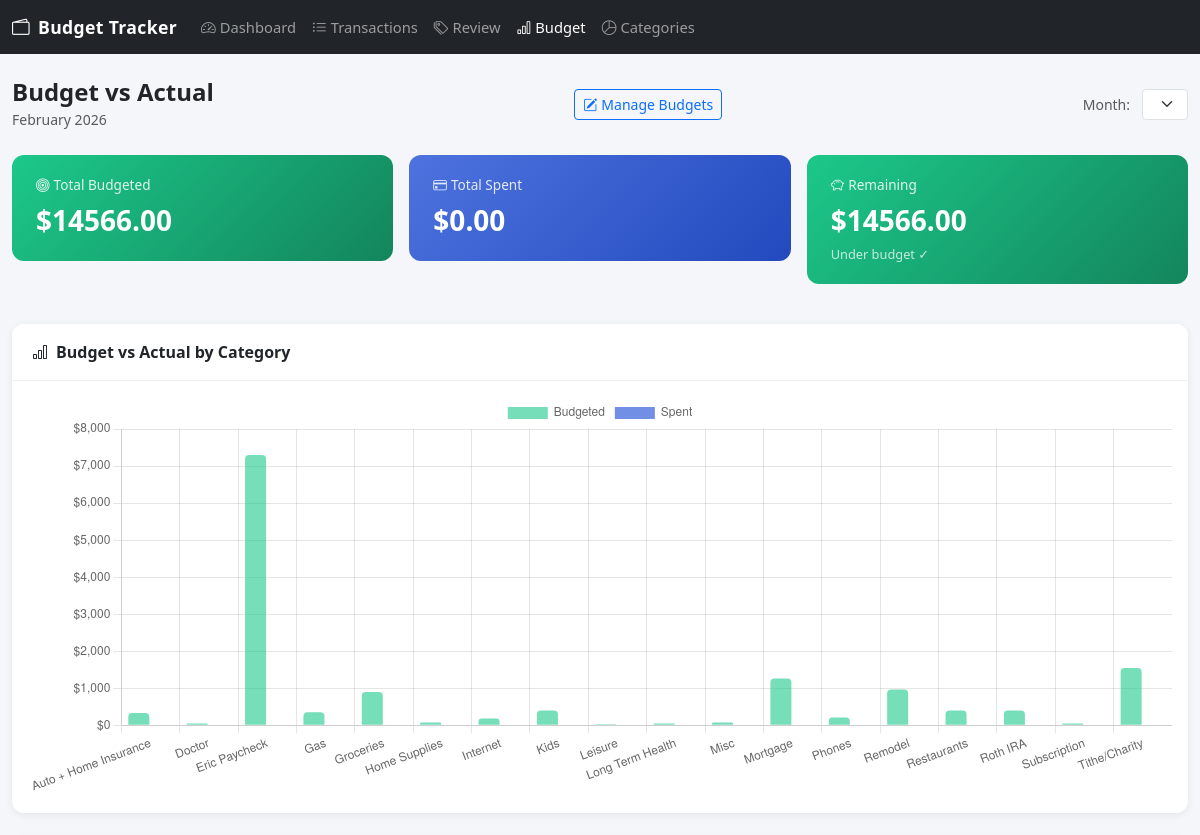
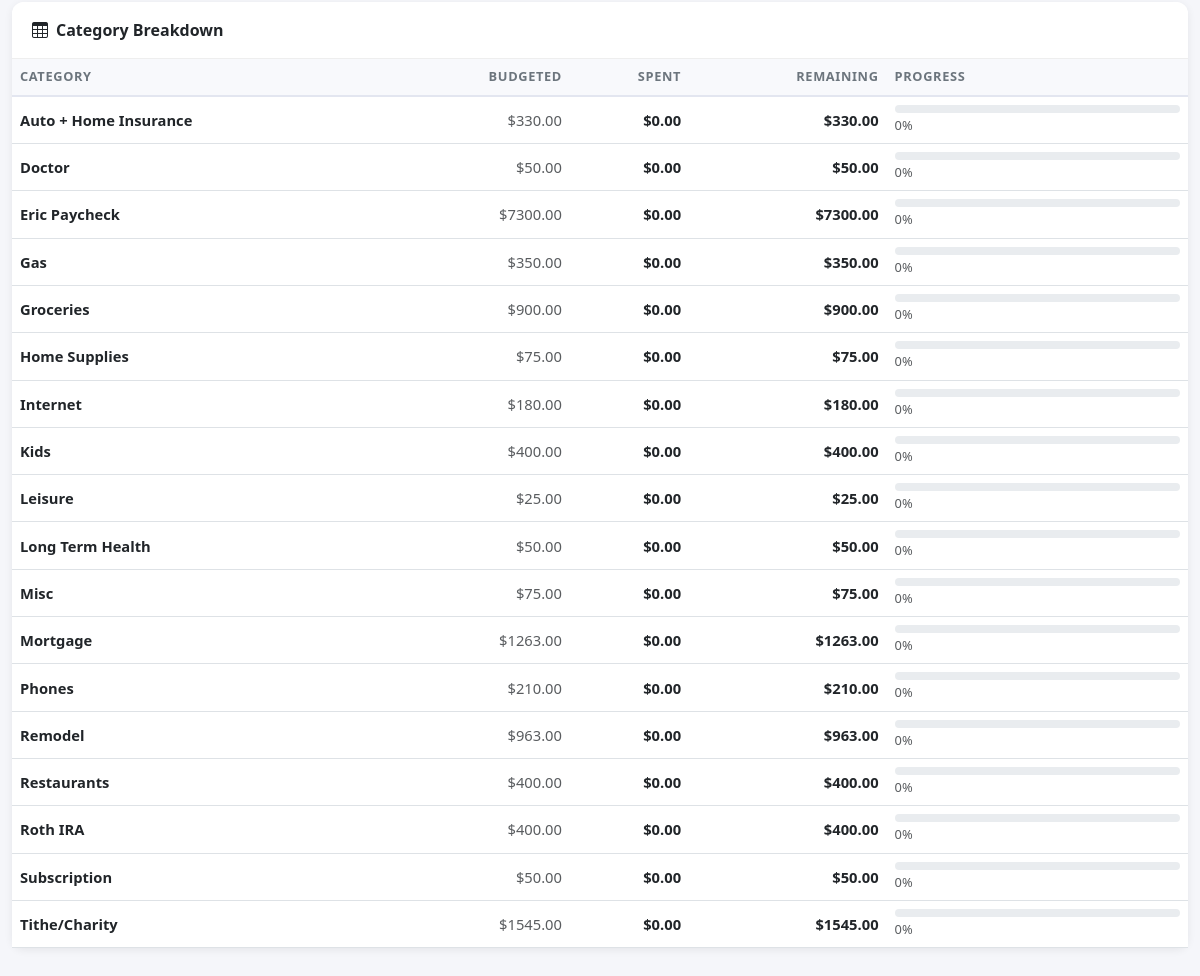
Page /budget on the committed database (2 pictures, top to bottom).
### src/models.py (models this page shows)
class Category(Base):
    __tablename__ = "categories"
    id = Column(Integer, primary_key=True)
    name = Column(String, nullable=False)
    monthly_budget = Column(Float, default=0.0)
    transactions = relationship("Transaction", back_populates="category")

### src/main.py (the view)
@app.get("/budget", response_class=HTMLResponse)
def budget_page(request: Request, db: Session = Depends(get_db), month: Optional[str] = None):
    available_months = get_available_months(db)
    selected_month = month or get_current_month_str()
    year, mo = parse_month(selected_month)
    spending = get_monthly_spending(db, year, mo)
    all_categories = db.query(Category)\
        .filter(Category.monthly_budget > 0)\
        .order_by(Category.name).all()
    spent_by_cat = {row.category_name: row.total for row in spending}
    budget_rows = []
    for cat in all_categories:
        spent = abs(spent_by_cat.get(cat.name, 0))
        budgeted = cat.monthly_budget or 0
        remaining = budgeted - spent
        pct_used = (spent / budgeted * 100) if budgeted > 0 else 0
        budget_rows.append({
            "category": cat.name,
            "budgeted": budgeted,
            "spent": spent,
            "remaining": remaining,
            "pct_used": pct_used,
        })
    total_budgeted = sum(r["budgeted"] for r in budget_rows)
    total_spent = sum(r["spent"] for r in budget_rows)
    total_remaining = total_budgeted - total_spent
    return templates.TemplateResponse("budget.html", {
        "request": request,
        "active_page": "budget",
        "available_months": available_months,
        "selected_month": selected_month,
        "current_month_label": get_month_label(selected_month),
        "budget_rows": budget_rows,
        "budget_labels": [r["category"] for r in budget_rows],
        "budget_amounts": [r["budgeted"] for r in budget_rows],
        "spent_amounts": [r["spent"] for r in budget_rows],
        "total_budgeted": total_budgeted,
        "total_spent": total_spent,
        "total_remaining": total_remaining,
        "uncategorized_count": get_uncategorized_count(db),
    })

### src/templates/budget.html (shortened to what this page needs)
{% extends "base.html" %}
{% block content %}
<div class="d-flex justify-content-between align-items-center mb-4">
    <div>
        <h4 class="mb-0 fw-bold">Budget vs Actual</h4>
        <small class="text-muted">{{ current_month_label }}</small>
    </div>
    <div class="d-flex align-items-center gap-2">
        <a href="/budget/manage" class="btn btn-outline-primary btn-sm">
            <i class="bi bi-pencil-square me-1"></i>Manage Budgets
        </a>
    </div>
    <form method="get" action="/budget" class="d-flex align-items-center gap-2">
        <label class="text-muted small me-1">Month:</label>
        <select name="month" class="form-select form-select-sm month-selector" onchange="this.form.submit()">
        </select>
    </form>
</div>
<div class="row g-3 mb-4">
    <div class="col-12 col-sm-4">
        <div class="stat-card stat-bg-green">
            <div class="stat-label"><i class="bi bi-bullseye me-1"></i>Total Budgeted</div>
            <div class="stat-value">${{ "%.2f"|format(total_budgeted) }}</div>
        </div>
    </div>
    <div class="col-12 col-sm-4">
        <div class="stat-card stat-bg-blue">
            <div class="stat-label"><i class="bi bi-credit-card me-1"></i>Total Spent</div>
            <div class="stat-value">${{ "%.2f"|format(total_spent|abs) }}</div>
        </div>
    </div>
    <div class="col-12 col-sm-4">
        {% if total_remaining >= 0 %}
        <div class="stat-card stat-bg-green">
            <div class="stat-label"><i class="bi bi-piggy-bank me-1"></i>Remaining</div>
            <div class="stat-value">${{ "%.2f"|format(total_remaining) }}</div>
            <div class="stat-sub">Under budget ✓</div>
        </div>
        {% else %}
        <div class="stat-card stat-bg-red">
            <div class="stat-label"><i class="bi bi-exclamation-triangle me-1"></i>Over Budget</div>
            <div class="stat-value">${{ "%.2f"|format(total_remaining|abs) }}</div>
            <div class="stat-sub">Over budget</div>
        </div>
        {% endif %}
    </div>
</div>
<div class="card mb-4">
    <div class="card-header"><i class="bi bi-bar-chart me-2"></i>Budget vs Actual by Category</div>
    <div class="card-body chart-container">
        <canvas id="budgetChart" style="max-height: 400px;"></canvas>
    </div>
</div>
<div class="card">
    <div class="card-header"><i class="bi bi-table me-2"></i>Category Breakdown</div>
    <div class="card-body p-0">
        <div class="table-responsive">
            <table class="table table-hover mb-0">
                <thead>
                    <tr>
                        <th>Category</th>
                        <th class="text-end">Budgeted</th>
                        <th class="text-end">Spent</th>
                        <th class="text-end">Remaining</th>
                        <th style="min-width: 150px;">Progress</th>
                    </tr>
                </thead>
                <tbody>
                    {% for row in budget_rows %}
                    <tr>
                        <td class="fw-semibold">{{ row.category }}</td>
                        <td class="text-end text-muted">${{ "%.2f"|format(row.budgeted) }}</td>
                        <td class="text-end amount-debit">${{ "%.2f"|format(row.spent|abs) }}</td>
                        <td class="text-end
                            {% if row.remaining < 0 %}budget-over
                            {% elif row.pct_used > 80 %}budget-warn
                            {% else %}budget-under{% endif %}">
                            {% if row.remaining < 0 %}
                            -${{ "%.2f"|format(row.remaining|abs) }}
                            {% else %}
                            ${{ "%.2f"|format(row.remaining) }}
                            {% endif %}
                        </td>
                        <td>
                            {% if row.budgeted > 0 %}
                            <div class="progress">
                            </div>
                            <small class="text-muted">{{ "%.0f"|format(row.pct_used) }}%</small>
                            {% else %}
                            <small class="text-muted">No budget set</small>
                            {% endif %}
                        </td>
                    </tr>
                    {% endfor %}
                </tbody>
            </table>
        </div>
    </div>
</div>
{% endblock %}
{% block scripts %}
<script>
    const labels  = {{ budget_labels  | tojson }};
    const budgets = {{ budget_amounts | tojson }};
    const spent   = {{ spent_amounts  | tojson }};
    new Chart(document.getElementById("budgetChart"), {
        type: "bar",
        data: {
            labels: labels,
            datasets: [
                {
                    label: "Budgeted",
                    data: budgets,
                    backgroundColor: "rgba(28, 200, 138, 0.6)",
                    borderRadius: 4,
                },
                {
                    label: "Spent",
                    data: spent,
                    backgroundColor: "rgba(78, 115, 223, 0.8)",
                    borderRadius: 4,
                }
            ]
        },
        options: {
            responsive: true,
            plugins: { legend: { position: "top" } },
            scales: {
                y: {
                    beginAtZero: true,
                    ticks: { callback: val => "$" + val.toLocaleString() }
                }
            }
        }
    });
</script>
{% endblock %}

### src/templates/base.html (shortened to what this page needs)
<!DOCTYPE html>
<html lang="en">
<head>
    <link href="https://cdn.jsdelivr.net/npm/bootstrap@5.3.0/dist/css/bootstrap.min.css" rel="stylesheet">
    <link href="https://cdn.jsdelivr.net/npm/bootstrap-icons@1.11.0/font/bootstrap-icons.css" rel="stylesheet">
    <link rel="stylesheet" href="/static/style.css">
</head>
<body>
    <nav class="navbar navbar-expand-lg navbar-dark bg-dark">
        <div class="container-fluid">
            <a class="navbar-brand fw-bold" href="/">
                <i class="bi bi-wallet2 me-2"></i>Budget Tracker
            </a>
            <div class="collapse navbar-collapse" id="navbarNav">
                <ul class="navbar-nav me-auto">
                    <li class="nav-item">
                        <a class="nav-link {% if active_page == 'dashboard' %}active{% endif %}" href="/">
                            <i class="bi bi-speedometer2 me-1"></i>Dashboard
                        </a>
                    </li>
                    <li class="nav-item">
                        <a class="nav-link {% if active_page == 'transactions' %}active{% endif %}" href="/transactions">
                            <i class="bi bi-list-ul me-1"></i>Transactions
                        </a>
                    </li>
                    <li class="nav-item">
                        <a class="nav-link {% if active_page == 'review' %}active{% endif %}" href="/review">
                            <i class="bi bi-tags me-1"></i>Review
                        </a>
                    </li>
                    <li class="nav-item">
                        <a class="nav-link {% if active_page == 'budget' %}active{% endif %}" href="/budget">
                            <i class="bi bi-bar-chart me-1"></i>Budget
                        </a>
                    </li>
                    <li class="nav-item">
                        <a class="nav-link {% if active_page == 'categories' %}active{% endif %}" href="/categories">
                            <i class="bi bi-pie-chart me-1"></i>Categories
                        </a>
                    </li>
                </ul>
            </div>
        </div>
    </nav>
    <main class="container-fluid py-4">
        {% block content %}{% endblock %}
    </main>
    {% block scripts %}{% endblock %}
</body>
</html>

### src/static/style.css (style rules this page uses)
body { background-color: #f5f6fa; font-family: 'Segoe UI', Tahoma, Geneva, Verdana, sans-serif; }
main { max-width: 1400px; margin: 0 auto; }
.card { border: none; border-radius: 12px; box-shadow: 0 2px 8px rgba(0, 0, 0, 0.07); margin-bottom: 1.5rem; }
.card-header { background-color: #fff; border-bottom: 1px solid #eee; border-radius: 12px 12px 0 0 !important; font-weight: 600; padding: 1rem 1.25rem; }
.stat-card { border-radius: 12px; padding: 1.25rem 1.5rem; color: #fff; margin-bottom: 1rem; }
.stat-card .stat-label { font-size: 0.85rem; opacity: 0.85; margin-bottom: 0.25rem; }
.stat-card .stat-value { font-size: 1.75rem; font-weight: 700; margin: 0; }
.stat-card .stat-sub { font-size: 0.8rem; opacity: 0.75; margin-top: 0.25rem; }
.stat-bg-blue { background: linear-gradient(135deg, #4e73df, #224abe); }
.stat-bg-green { background: linear-gradient(135deg, #1cc88a, #13855c); }
.table thead th { background-color: #f8f9fc; border-bottom: 2px solid #e3e6f0; font-size: 0.8rem; font-weight: 700; text-transform: uppercase; letter-spacing: 0.05em; color: #6c757d; }
.table td { vertical-align: middle; font-size: 0.92rem; }
.amount-debit { color: #e74a3b; font-weight: 600; }
.progress { height: 8px; border-radius: 4px; }
.budget-under { color: #1cc88a; font-weight: 600; }
.navbar-brand { font-size: 1.1rem; letter-spacing: 0.02em; }
.nav-link { font-size: 0.92rem; }
.chart-container { position: relative; padding: 1rem; }
.month-selector { max-width: 200px; }

### rows in the picture
Category: category "Auto + Home Insurance", budgeted "330.00", spent|abs "0.00", remaining "330.00", pct_used "0"
Category: category "Doctor", budgeted "50.00", spent|abs "0.00", remaining "50.00", pct_used "0"
Category: category "Eric Paycheck", budgeted "7300.00", spent|abs "0.00", remaining "7300.00", pct_used "0"
Category: category "Gas", budgeted "350.00", spent|abs "0.00", remaining "350.00", pct_used "0"
Category: category "Groceries", budgeted "900.00", spent|abs "0.00", remaining "900.00", pct_used "0"
Category: category "Home Supplies", budgeted "75.00", spent|abs "0.00", remaining "75.00", pct_used "0"
Category: category "Internet", budgeted "180.00", spent|abs "0.00", remaining "180.00", pct_used "0"
Category: category "Kids", budgeted "400.00", spent|abs "0.00", remaining "400.00", pct_used "0"
Category: category "Leisure", budgeted "25.00", spent|abs "0.00", remaining "25.00", pct_used "0"
Category: category "Long Term Health", budgeted "50.00", spent|abs "0.00", remaining "50.00", pct_used "0"
Category: category "Misc", budgeted "75.00", spent|abs "0.00", remaining "75.00", pct_used "0"
Category: category "Mortgage", budgeted "1263.00", spent|abs "0.00", remaining "1263.00", pct_used "0"
Category: category "Phones", budgeted "210.00", spent|abs "0.00", remaining "210.00", pct_used "0"
Category: category "Remodel", budgeted "963.00", spent|abs "0.00", remaining "963.00", pct_used "0"
Category: category "Restaurants", budgeted "400.00", spent|abs "0.00", remaining "400.00", pct_used "0"
Category: category "Roth IRA", budgeted "400.00", spent|abs "0.00", remaining "400.00", pct_used "0"
Category: category "Subscription", budgeted "50.00", spent|abs "0.00", remaining "50.00", pct_used "0"
Category: category "Tithe/Charity", budgeted "1545.00", spent|abs "0.00", remaining "1545.00", pct_used "0"

### other values in the picture
{{ current_month_label }} "February 2026"
{{ "%.2f"|format(total_budgeted) }} "14566.00"
{{ "%.2f"|format(total_spent|abs) }} "0.00"
{{ "%.2f"|format(total_remaining) }} "14566.00"
chart data {{ budget_amounts | tojson }} [330.0, 50.0, 7300.0, 350.0, 900.0, 75.0, 180.0, 400.0, 25.0, 50.0, 75.0, 1263.0, 210.0, 963.0, 400.0, 400.0, 50.0, 1545.0]
chart data {{ spent_amounts  | tojson }} [0, 0, 0, 0, 0, 0, 0, 0, 0, 0, 0, 0, 0, 0, 0, 0, 0, 0]
